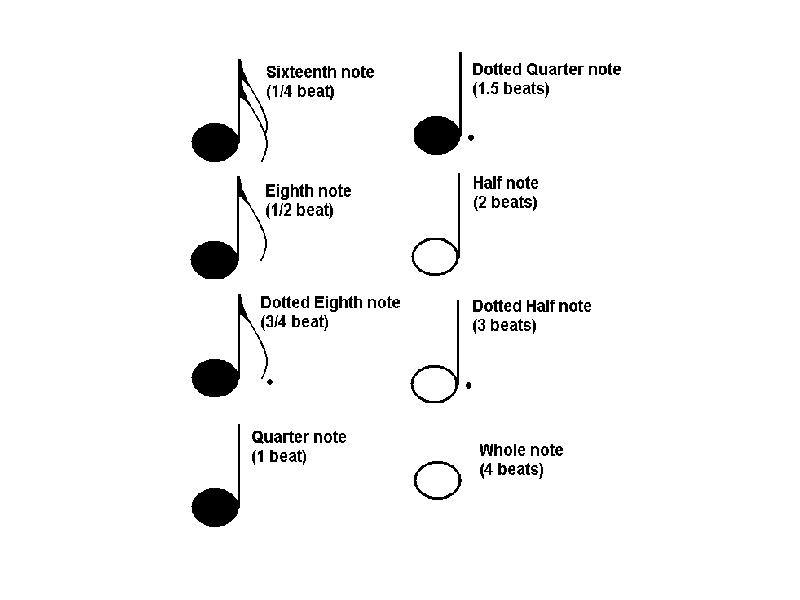

MATLAB code to generate this figure:
function notetable()
% This is the machine-generated representation of a Handle Graphics object
% and its children.  Note that handle values may change when these objects
% are re-created. This may cause problems with any callbacks written to
% depend on the value of the handle at the time the object was saved.
%
% To reopen this object, just type the name of the M-file at the MATLAB
% prompt. The M-file and its associated MAT-file must be on your path.

load mg_notab                         

a = figure('Color',[0.8 0.8 0.8], ...
	'Colormap',mat0, ...
	'PointerShapeCData',mat1, ...
	'Position',[0 0 430 395]);
b = axes('Parent',a, ...
	'Box','on', ...
	'CameraUpVector',[0 1 0], ...
	'Color',[1 1 1], ...
	'ColorOrder',mat2, ...
	'Layer','top', ...
	'Visible','off', ...
	'XColor',[0 0 0], ...
	'XLim',[0 600], ...
	'XLimMode','manual', ...
	'YColor',[0 0 0], ...
	'YDir','reverse', ...
	'YLim',[0 560], ...
	'YLimMode','manual', ...
	'ZColor',[0 0 0]);
c = image('Parent',b, ...
	'CData',mat3, ...
	'XData',[1 1024], ...
	'YData',[1 768]);
c = text('Parent',b, ...
	'Color',[0 0 0], ...
	'HandleVisibility','callback', ...
	'HorizontalAlignment','center', ...
	'Position',[299.099 -12.2118 0], ...
	'VerticalAlignment','bottom');
set(get(c,'Parent'),'Title',c);
